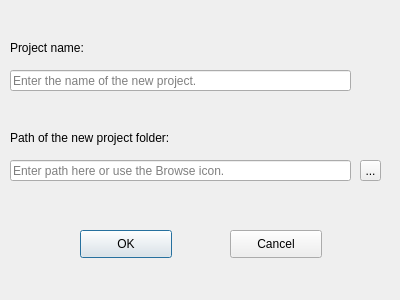
<?xml version="1.0" encoding="UTF-8"?>
<ui version="4.0">
 <class>New_File</class>
 <widget class="QDialog" name="New_File">
  <property name="geometry">
   <rect>
    <x>0</x>
    <y>0</y>
    <width>400</width>
    <height>300</height>
   </rect>
  </property>
  <property name="windowTitle">
   <string>Dialog</string>
  </property>
  <property name="locale">
   <locale language="English" country="UnitedKingdom"/>
  </property>
  <widget class="QToolButton" name="new_browse">
   <property name="geometry">
    <rect>
     <x>360</x>
     <y>160</y>
     <width>21</width>
     <height>21</height>
    </rect>
   </property>
   <property name="text">
    <string>...</string>
   </property>
   <property name="icon">
    <iconset resource="Icon_resources.qrc">
     <normaloff>:/Menu Icon/FolderBrowser.svg</normaloff>:/Menu Icon/FolderBrowser.svg</iconset>
   </property>
  </widget>
  <widget class="QLineEdit" name="new_path_edit">
   <property name="geometry">
    <rect>
     <x>10</x>
     <y>160</y>
     <width>341</width>
     <height>21</height>
    </rect>
   </property>
   <property name="placeholderText">
    <string>Enter path here or use the Browse icon.</string>
   </property>
  </widget>
  <widget class="QLabel" name="label">
   <property name="geometry">
    <rect>
     <x>10</x>
     <y>130</y>
     <width>271</width>
     <height>16</height>
    </rect>
   </property>
   <property name="text">
    <string>Path of the new project folder:</string>
   </property>
  </widget>
  <widget class="QPushButton" name="button_confirm_new">
   <property name="geometry">
    <rect>
     <x>80</x>
     <y>230</y>
     <width>92</width>
     <height>28</height>
    </rect>
   </property>
   <property name="text">
    <string>OK</string>
   </property>
  </widget>
  <widget class="QPushButton" name="button_cancel">
   <property name="geometry">
    <rect>
     <x>230</x>
     <y>230</y>
     <width>92</width>
     <height>28</height>
    </rect>
   </property>
   <property name="text">
    <string>Cancel</string>
   </property>
  </widget>
  <widget class="QLineEdit" name="new_name_edit">
   <property name="geometry">
    <rect>
     <x>10</x>
     <y>70</y>
     <width>341</width>
     <height>21</height>
    </rect>
   </property>
   <property name="placeholderText">
    <string>Enter the name of the new project.</string>
   </property>
  </widget>
  <widget class="QLabel" name="label_2">
   <property name="geometry">
    <rect>
     <x>10</x>
     <y>40</y>
     <width>271</width>
     <height>16</height>
    </rect>
   </property>
   <property name="text">
    <string>Project name:</string>
   </property>
  </widget>
 </widget>
 <resources>
  <include location="Icon_resources.qrc"/>
 </resources>
 <connections/>
</ui>
